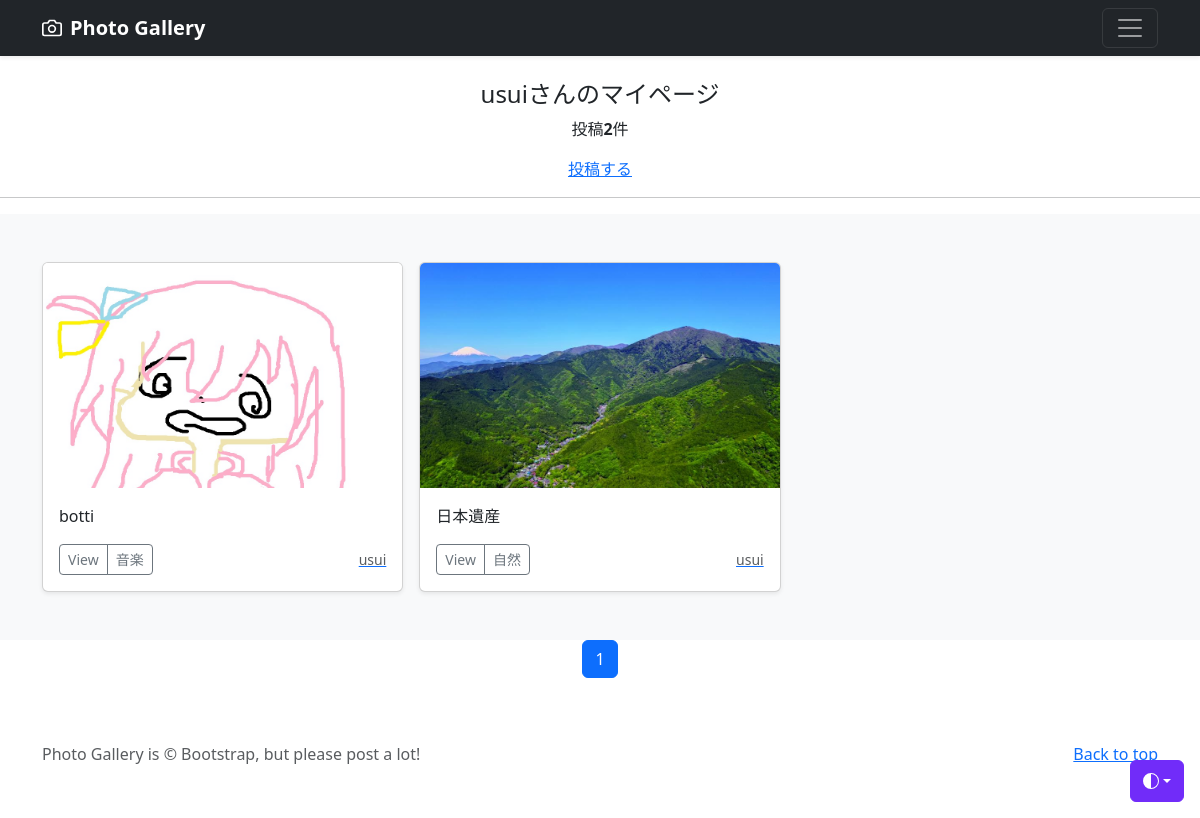
The app's page /mypage/ (signed in) with its own data.
### accounts/models.py (models this page shows)
class CustomUser(AbstractUser):
    pass

### photo/models.py (models this page shows, shortened)
class PhotoPost(models.Model):
    user = models.ForeignKey(
        CustomUser,
        verbose_name='ユーザー',
        on_delete=models.CASCADE
    )
    category = models.ForeignKey(
        Category,
        verbose_name='カテゴリ',
        on_delete=models.PROTECT
    )
    title = models.CharField(
        verbose_name='タイトル',
        max_length=200
    )
    comment = models.TextField(
        verbose_name='コメント',
    )
    image1 = models.ImageField(
        verbose_name='イメージ1',
        upload_to = 'photos'
    )
    image2 = models.ImageField(
        verbose_name='イメージ2',
        upload_to = 'photos',
        blank=True,
        null=True
    )
    posted_at = models.DateTimeField(
        verbose_name='投稿日時',
        auto_now_add=True
    )

class Category(models.Model):
    title = models.CharField(
        verbose_name='カテゴリ',
        max_length=20)

### photo/views.py (the view)
# urls.py: path('mypage/', views.MypageView.as_view(), name='mypage'),
class MypageView(ListView):
    template_name = "mypage.html"
    paginate_by = 9
    def get_queryset(self):
        queryset = PhotoPost.objects.filter(user=self.request.user).order_by('-posted_at')
        return queryset

### photo/templates/mypage.html (shortened to what this page needs)
{% extends 'base.html' %}
    {% block contents %}
    {% if user.is_authenticated %}
        <br>
        <div style="text-align:center">
            <h4>{{user.username}}さんのマイページ</h4>
            {% if object_list.count == 0 %}
                <p>{{user.username}}さんの投稿はありません</p>
            {% else %}
                <p>投稿<strong>{{object_list.count}}</strong>件</p>
            {% endif %}
            <a href="{% url 'photo:post' %}">投稿する</a>
        </div>
        <hr>
    {% endif %}
    {% include "photos_list.html" %}
    {% include "pagination.html" %}
    {% endblock %}

### photo/templates/base.html (shortened to what this page needs)
{% load static %}
<!doctype html>
<html lang="ja">
  <head>
    <link href="https://cdn.jsdelivr.net/npm/bootstrap@5.3.0/dist/css/bootstrap.min.css" rel="stylesheet">
  </head>
  <body>
    <div class="dropdown position-fixed bottom-0 end-0 mb-3 me-3 bd-mode-toggle">
      <button class="btn btn-bd-primary py-2 dropdown-toggle d-flex align-items-center"
              id="bd-theme"
              type="button"
              aria-expanded="false"
              data-bs-toggle="dropdown"
              aria-label="Toggle theme (auto)">
        <svg class="bi my-1 theme-icon-active" width="1em" height="1em"><use href="#circle-half"></use></svg>
      </button>
    </div>
<header data-bs-theme="dark">
  <div class="navbar navbar-dark bg-dark shadow-sm">
    <div class="container">
      <a href="{% url 'photo:index' %}" class="navbar-brand d-flex align-items-center">
        <strong>Photo Gallery</strong>
      </a>
      <button class="navbar-toggler" type="button" data-bs-toggle="collapse" data-bs-target="#navbarHeader" aria-controls="navbarHeader" aria-expanded="false" aria-label="Toggle navigation">
        <span class="navbar-toggler-icon"></span>
      </button>
    </div>
  </div>
</header>
<main>
  {% block contents %}{% endblock %}
</main>
<footer class="text-body-secondary py-5">
  <div class="container">
    <p class="float-end mb-1">
      <a href="/">Back to top</a>
    </p>
    <p class="mb-1">Photo Gallery is &copy; Bootstrap, but please post a lot!</p>
  </div>
</footer>
    </body>
</html>

### photo/templates/photos_list.html
  <div class="album py-5 bg-light">
    <div class="container">
      <div class="row row-cols-1 row-cols-sm-2 row-cols-md-3 g-3">
        {% for record in object_list %}
        <div class="col">
          <div class="card shadow-sm">
            <img src="{{ record.image1.url }}" class="bd-placeholder-img card-img-top" width="100%" height="225" xmlns="http://www.w3.org/2000/svg" role="img" aria-label="Placeholder: Thumbnail" preserveAspectRatio="xMidYMid slice" focusable="false"><title>Placeholder</title><rect width="100%" height="100%" fill="#55595c"/></img>
            <div class="card-body">
              <p class="card-text">{{record.title}}</p>
              <div class="d-flex justify-content-between align-items-center">
                <div class="btn-group">
                  <button type="button" class="btn btn-sm btn-outline-secondary" onclick="location.href='{% url 'photo:photo_detail' record.pk %}'">View</button>
                  <button type="button" class="btn btn-sm btn-outline-secondary" onclick="location.href='{% url 'photo:photos_cat' category=record.category.id %}'">{{record.category.title}}</button>
                </div>
                <a href="{% url 'photo:user_list' user=record.user.id %}">
                  <small class="text-muted">{{record.user.username}}</small>
                </a>
              </div>
            </div>
          </div>
        </div>
        {% endfor %}
      </div>
    </div>
  </div>

### photo/templates/pagination.html (shortened to what this page needs)
<ul class="pagination" style="justify-content: center">
    {% for num in page_obj.paginator.page_range %}
        {% if page_obj.number == num %}
        <li class="page-item active">
            <span class="page-link">{{ num }}</span>
        </li>
        {% else %}
        <li class="page-item">
            <a class="page-link" href="?page={{ num }}">{{ num }}</a>
        </li>
        {% endif %}
    {% endfor %}
</ul>

### photo/templates/base.html (style rules this page uses)
.bd-placeholder-img { font-size: 1.125rem; text-anchor: middle; -webkit-user-select: none; -moz-user-select: none; user-select: none; }
.bi { vertical-align: -.125em; fill: currentColor; }
.btn-bd-primary { --bd-violet-bg: #712cf9; --bd-violet-rgb: 112.520718, 44.062154, 249.437846; --bs-btn-font-weight: 600; --bs-btn-color: var(--bs-white); --bs-btn-bg: var(--bd-violet-bg); --bs-btn-border-color: var(--bd-violet-bg); --bs-btn-hover-color: var(--bs-white); --bs-btn-hover-bg: #6528e0; --bs-btn-hover-border-color: #6528e0; --bs-btn-focus-shadow-rgb: var(--bd-violet-rgb); --bs-btn-active-color: var(--bs-btn-hover-color); --bs-btn-active-bg: #5a23c8; --bs-btn-active-border-color: #5a23c8; }
.bd-mode-toggle { z-index: 1500; }

### records on screen
CustomUser: username "usui"
PhotoPost: image1 (picture), title "botti", category "音楽", user.username "usui"
PhotoPost: image1 (picture), title "日本遺産", category "自然", user.username "usui"

### other values on screen
{{ object_list.count }} "2"
{{ num }} "1"
